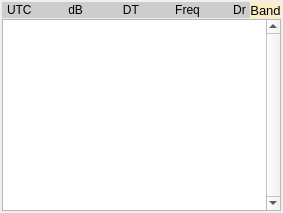
      <widget class="QWidget" name="layoutWidget">
       <layout class="QVBoxLayout" name="verticalLayout_7" stretch="0,0">
        <property name="spacing">
         <number>1</number>
        </property>
        <property name="leftMargin"><number>2</number></property>
        <property name="topMargin"><number>2</number></property>
        <property name="rightMargin"><number>2</number></property>
        <property name="bottomMargin"><number>2</number></property>
        <item>
         <layout class="QHBoxLayout" name="horizontalLayout_10" stretch="1,0">
          <property name="spacing">
           <number>0</number>
          </property>
          <item>
           <widget class="QLabel" name="decodedTextLabel">
            <property name="sizePolicy">
             <sizepolicy hsizetype="Expanding" vsizetype="Fixed">
              <horstretch>0</horstretch>
              <verstretch>0</verstretch>
             </sizepolicy>
            </property>
            <property name="minimumSize">
             <size>
              <width>225</width>
              <height>16</height>
             </size>
            </property>
            <property name="maximumSize">
             <size>
              <width>16777215</width>
              <height>16</height>
             </size>
            </property>
            <property name="palette">
             <palette>
              <active>
               <colorrole role="Base">
                <brush brushstyle="SolidPattern">
                 <color alpha="255">
                  <red>252</red>
                  <green>252</green>
                  <blue>252</blue>
                 </color>
                </brush>
               </colorrole>
               <colorrole role="Window">
                <brush brushstyle="SolidPattern">
                 <color alpha="255">
                  <red>205</red>
                  <green>205</green>
                  <blue>205</blue>
                 </color>
                </brush>
               </colorrole>
              </active>
              <inactive>
               <colorrole role="Base">
                <brush brushstyle="SolidPattern">
                 <color alpha="255">
                  <red>252</red>
                  <green>252</green>
                  <blue>252</blue>
                 </color>
                </brush>
               </colorrole>
               <colorrole role="Window">
                <brush brushstyle="SolidPattern">
                 <color alpha="255">
                  <red>205</red>
                  <green>205</green>
                  <blue>205</blue>
                 </color>
                </brush>
               </colorrole>
              </inactive>
              <disabled>
               <colorrole role="Base">
                <brush brushstyle="SolidPattern">
                 <color alpha="255">
                  <red>205</red>
                  <green>205</green>
                  <blue>205</blue>
                 </color>
                </brush>
               </colorrole>
               <colorrole role="Window">
                <brush brushstyle="SolidPattern">
                 <color alpha="255">
                  <red>205</red>
                  <green>205</green>
                  <blue>205</blue>
                 </color>
                </brush>
               </colorrole>
              </disabled>
             </palette>
            </property>
            <property name="toolTip">
             <string>&lt;html&gt;&lt;head/&gt;&lt;body&gt;&lt;p&gt;Avg: accumulated average DT of decoded signals on current band.&lt;/p&gt;&lt;p&gt;Lag: it is decoder lag calculated relatively to beginning of next interval, negative values mean there is spare time available to increase decoding depth, positive values is decoder's lag into TX or next interval meaning there may be no enough CPU resources for selected decoding depth to provide reliable signal transmission.&lt;/p&gt;&lt;p&gt;&lt;/p&gt;&lt;p&gt;Lag depends on CPU performance, noise conditions, band fullness and other programs using computer, it can be decreased by reducing waterfall bandwidth. If Lag is constantly negative then CPU handling well interval decoding and you can try to make decoding more aggressive to get more decodes.&lt;/p&gt;&lt;p&gt;FT8: if Lag is 0 .. 0.4 then you can still use Autoseq 3/7 (autoselect will trigger change of TX message early enough to transmit full message). If Lag &gt; 0.4 then you should try to decrease decoding aggressivity. If still Lag &gt; 0.4 then Autoseq 2/6 should be used as responding to incoming call will be partially damaged at transmission in AutoSeq 3/7. If constantly Lag  &gt; 2 then your CPU is unsuitable to operate in FT8 with current decoder settings. Sure You can monitor as SWL.&lt;/p&gt;&lt;p&gt;/xx: number of decoded messages in last interval.&lt;/p&gt;&lt;/body&gt;&lt;/html&gt;</string>
            </property>
            <property name="autoFillBackground">
             <bool>true</bool>
            </property>
            <property name="text">
             <string>UTC           dB            DT           Freq          Dr </string>
            </property>
            <property name="textFormat">
             <enum>Qt::PlainText</enum>
            </property>
            <property name="indent">
             <number>5</number>
            </property>
           </widget>
          </item>
          <item>
           <widget class="QLabel" name="label_6">
            <property name="sizePolicy">
             <sizepolicy hsizetype="Maximum" vsizetype="Fixed">
              <horstretch>0</horstretch>
              <verstretch>0</verstretch>
             </sizepolicy>
            </property>
            <property name="minimumSize">
             <size>
              <width>30</width>
              <height>16</height>
             </size>
            </property>
            <property name="maximumSize">
             <size>
              <width>500</width>
              <height>16</height>
             </size>
            </property>
            <property name="palette">
             <palette>
              <active>
               <colorrole role="Base">
                <brush brushstyle="SolidPattern">
                 <color alpha="255">
                  <red>255</red>
                  <green>255</green>
                  <blue>255</blue>
                 </color>
                </brush>
               </colorrole>
               <colorrole role="Window">
                <brush brushstyle="SolidPattern">
                 <color alpha="255">
                  <red>253</red>
                  <green>237</green>
                  <blue>197</blue>
                 </color>
                </brush>
               </colorrole>
              </active>
              <inactive>
               <colorrole role="Base">
                <brush brushstyle="SolidPattern">
                 <color alpha="255">
                  <red>255</red>
                  <green>255</green>
                  <blue>255</blue>
                 </color>
                </brush>
               </colorrole>
               <colorrole role="Window">
                <brush brushstyle="SolidPattern">
                 <color alpha="255">
                  <red>253</red>
                  <green>237</green>
                  <blue>197</blue>
                 </color>
                </brush>
               </colorrole>
              </inactive>
              <disabled>
               <colorrole role="Base">
                <brush brushstyle="SolidPattern">
                 <color alpha="255">
                  <red>253</red>
                  <green>237</green>
                  <blue>197</blue>
                 </color>
                </brush>
               </colorrole>
               <colorrole role="Window">
                <brush brushstyle="SolidPattern">
                 <color alpha="255">
                  <red>253</red>
                  <green>237</green>
                  <blue>197</blue>
                 </color>
                </brush>
               </colorrole>
              </disabled>
             </palette>
            </property>
            <property name="font">
             <font>
              <pointsize>10</pointsize>
              <bold>false</bold>
             </font>
            </property>
            <property name="toolTip">
             <string>&lt;html&gt;&lt;head/&gt;&lt;body&gt;&lt;p&gt;Lost audio blocks. FT8 15sec interval has 52 blocks of audio data, where decoder being triggered if audio data reached 51 blocks in 'SWL/late start of decoder' modes or 50 blocks otherwise. Under Windows OS there were multiple reports audio data being lost, for Windows OS there is workaround implemented to start FT8 decoder if there at least 46 out of 52 audio blocks received. Lost audio blocks notification lets user know there is something wrong in the setup.&lt;/p&gt;&lt;/body&gt;&lt;/html&gt;</string>
            </property>
            <property name="autoFillBackground">
             <bool>true</bool>
            </property>
            <property name="text">
             <string>Band</string>
            </property>
            <property name="alignment">
             <set>Qt::AlignCenter</set>
            </property>
           </widget>
          </item>
         </layout>
        </item>
        <item>
         <widget class="DisplayText" name="decodedTextBrowser">
          <property name="sizePolicy">
           <sizepolicy hsizetype="Expanding" vsizetype="Expanding">
            <horstretch>0</horstretch>
            <verstretch>10</verstretch>
           </sizepolicy>
          </property>
          <property name="minimumSize">
           <size>
            <width>200</width>
            <height>100</height>
           </size>
          </property>
          <property name="frameShape">
           <enum>QFrame::StyledPanel</enum>
          </property>
          <property name="verticalScrollBarPolicy">
           <enum>Qt::ScrollBarAlwaysOn</enum>
          </property>
          <property name="horizontalScrollBarPolicy">
           <enum>Qt::ScrollBarAsNeeded</enum>
          </property>
          <property name="lineWrapMode">
           <enum>QTextEdit::WidgetWidth</enum>
          </property>
          <property name="cursorWidth">
           <number>0</number>
          </property>
          <property name="textInteractionFlags">
           <set>Qt::TextSelectableByKeyboard|Qt::TextSelectableByMouse</set>
          </property>
         </widget>
        </item>
       </layout>
      </widget>
